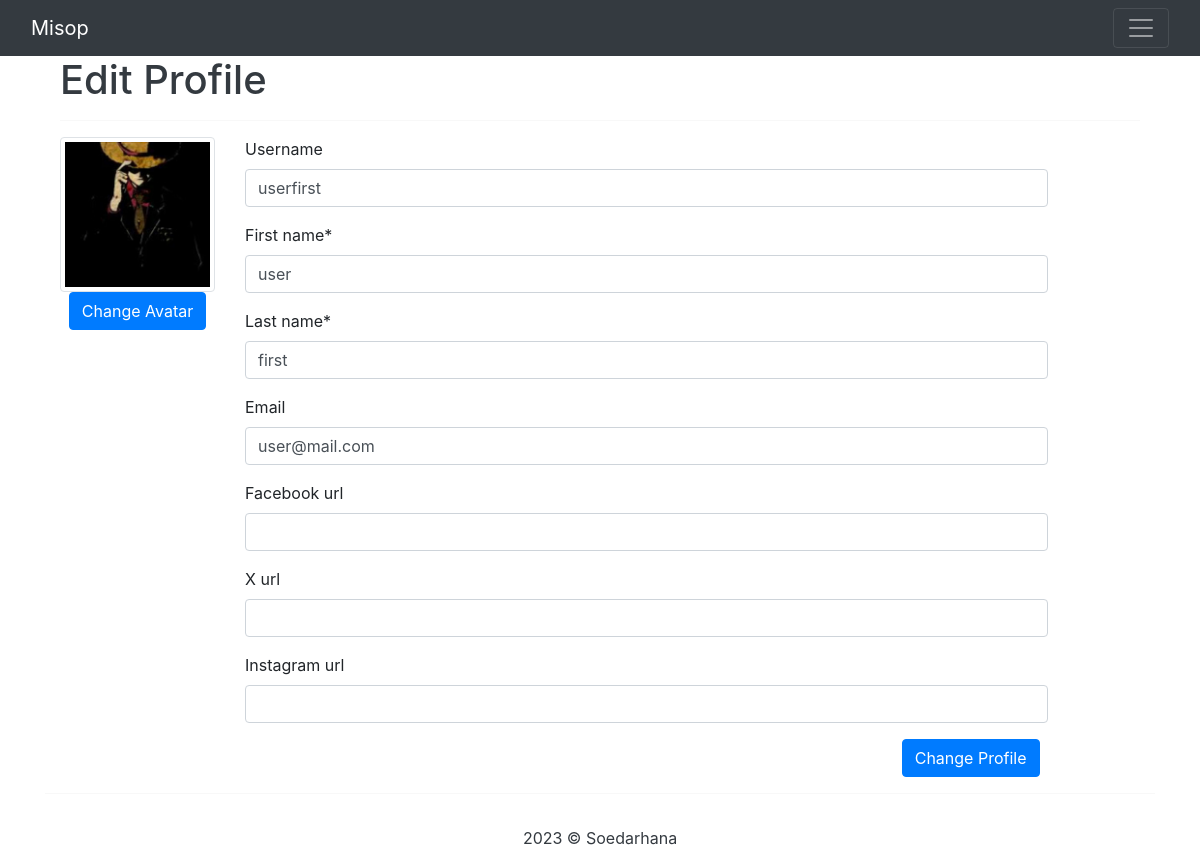
The app's page /3/edit-profile/ with its own data.
### film/models.py (models this page shows, shortened)
class UserProfile(models.Model):
    user = models.OneToOneField(User, on_delete=models.CASCADE)
    username = models.CharField(max_length=100, null=False, blank=True)
    avatar = models.ImageField(default='avatar/avatar.jpg', upload_to='avatar', blank=True)
    email = models.CharField(unique=True, max_length=55, null=True, blank=True)
    first_name = models.CharField(max_length=255)
    last_name = models.CharField(max_length=255)
    facebook_url = models.CharField(max_length=255, blank=True, null=True)
    x_url = models.CharField(max_length=255, blank=True, null=True)
    instagram_url = models.CharField(max_length=255, blank=True, null=True)

### film/views.py (the view)
# urls.py: path('<int:pk>/edit-profile/', EditProfilePageView.as_view(), name='edit_profile_page'),
class EditProfilePageView(UpdateView):
    model = UserProfile
    template_name = 'account/edit_profile.html'
    form_class = EditProfileForm
    success_url = reverse_lazy('index')
    def get_context_data(self, *args, **kwargs):
        users = UserProfile.objects.all()
        context = super(EditProfilePageView, self).get_context_data(*args, **kwargs)
        page_user = get_object_or_404(UserProfile, id=self.kwargs['pk'])
        context['page_user'] = page_user
        return context

### film/forms.py
class EditProfileForm(ModelForm):
    class Meta:
        model = UserProfile
        fields = ['username', 'first_name', 'last_name', 'email', 'facebook_url', 'x_url', 'instagram_url']

### templates/account/edit_profile.html (shortened to what this page needs)
{% extends 'core/base.html' %}
{% load crispy_forms_tags %}
{% load static %}
{% block content %}
    <div class="container bootstrap snippets bootdey">
        <h1 class="text-dark">Edit Profile</h1>
        <hr>
        <div class="row">
                  <div class="col-md-2">
                    <div class="text-center">
                      <img src="{{ page_user.avatar.url }}" class="avatar rounded float-start img-thumbnail" alt="avatar">
                      <a class="btn btn-primary" href="{% url 'edit_avatar' user.userprofile.id %}">Change Avatar</a>
                    </div>
                  </div>
                  <div class="col-md-9 personal-info">
                    <form class="form-horizontal" role="form" method="POST" enctype="multipart/form-data">
                      {{ form | crispy }}
                      <div class="d-grid gap-2 d-md-flex justify-content-md-end mt-3">
                        <button type="submit" class="btn btn-primary me-md-2">Change Profile</button>
                      </div>
                    </form>
                  </div>
              </div>
            </div>
            <hr>
    </div>
{% endblock %}

### records on screen
UserProfile: avatar (picture), username "userfirst", first_name "user", last_name "first", email "user@mail.com"
